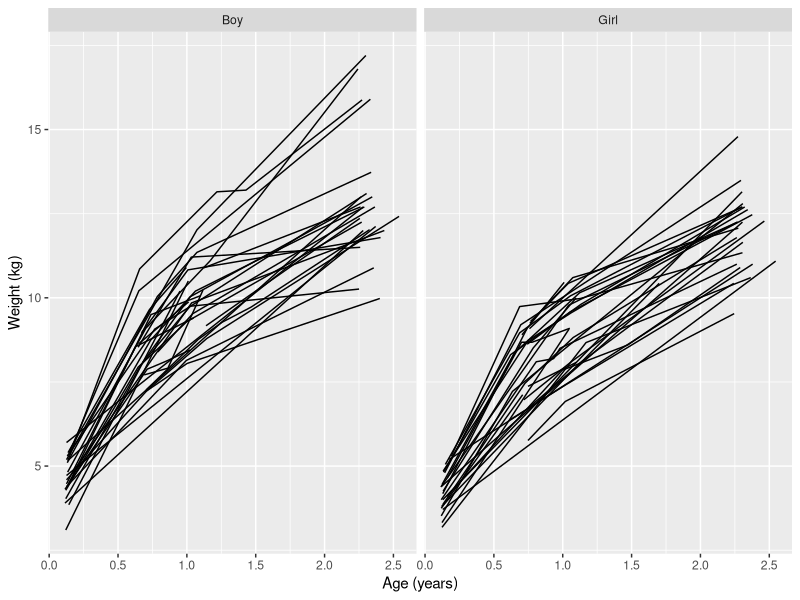

Here is the R script that generated this plot:
# Growth Curve Models
setwd("~/WORKING_DIRECTORIES/learning/multilevel_modeling")
library(foreign)
library(ggplot2)
library(dplyr)
library(tidyr)
library(lme4)
asian <- read.dta("dta_files/asian.dta") # in long format
reading <- read.dta("dta_files/reading.dta") # in wide format

# As good practice, convert the categorical variables to factors
asian$id <- factor(asian$id)
asian$occ <- factor(asian$occ)
asian$gender <- factor(asian$gender)
levels(asian$gender) <- c("Boy","Girl") # define 1 as Boy
                                        # define 2 as Girl

# Plotting the observed growth trajectories
plot01 <- ggplot(data = asian,
                 aes(x = age, y = weight, group = id)) +
  geom_line() + 
  xlab("Age (years)") +
  ylab("Weight (kg)") +
  facet_grid(. ~ gender)
plot01 # Notice the growth curves are non-linear

# Fit a non-linear growth curve to the data
asian$age2 <- asian$age^2

